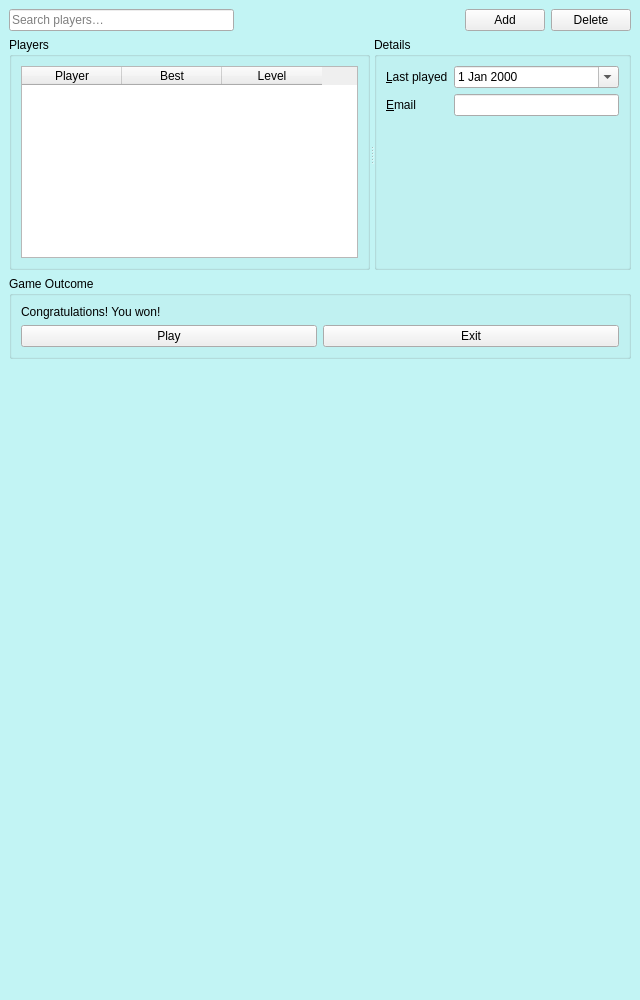
<?xml version="1.0" encoding="UTF-8"?>
<ui version="4.0">
    <class>MainWindow</class>
    <widget class="QMainWindow" name="MainWindow">
        <property name="windowTitle">
            <string>Angry Granny</string>
        </property>
        <property name="geometry">
            <rect>
                <x>0</x>
                <y>0</y>
                <width>640</width>
<!--                <height>1280</height>-->
                <height>1000</height>
            </rect>
        </property>
        <property name="styleSheet">
            <string notr="true">QMainWindow#MainWindow { background-color: #C2F4F4; }</string>
        </property>
        <widget class="QWidget" name="playerswidget">
            <layout class="QVBoxLayout" name="rootLayout">
            <item>
                <layout class="QHBoxLayout" name="filterActionsRow">
                    <item>
                        <widget class="QLineEdit" name="editSearch">
                            <property name="placeholderText">
                                <string>Search players…</string>
                            </property>
                            <property name="maximumWidth">
                                <number>200</number>
                            </property>
                        </widget>
                    </item>
                    <item>
                        <spacer name="searchAddSpacer">
                            <property name="orientation">
                                <enum>Qt::Horizontal</enum>
                            </property>
                            <property name="sizeHint" stdset="0">
                                <size>
                                    <width>20</width>
                                    <height>20</height>
                                </size>
                            </property>
                        </spacer>
                    </item>
                    <item>
                        <widget class="QPushButton" name="btnAdd">
                            <property name="text">
                                <string>Add</string>
                            </property>
                        </widget>
                    </item>
                    <item>
                        <widget class="QPushButton" name="btnDelete">
                            <property name="text">
                                <string>Delete</string>
                            </property>
                        </widget>
                    </item>
                </layout>
            </item>
            <item>
                <widget class="QSplitter" name="splitMain">
                    <property name="maximumHeight">
                        <number>512</number>
                    </property>
                    <property name="orientation">
                        <enum>Qt::Horizontal</enum>
                    </property>
                    <widget class="QGroupBox" name="groupPlayers">
                        <property name="title">
                            <string>Players</string>
                        </property>
                        <layout class="QVBoxLayout" name="playersLayout">
                            <item>
                                <widget class="QTableWidget" name="listPlayers">
                                    <property name="minimumHeight">
                                        <number>320</number>
                                    </property>
                                    <property name="columnCount">
                                        <number>3</number>
                                    </property>
                                    <property name="sortingEnabled">
                                        <bool>true</bool>
                                    </property>
                                    <property name="horizontalScrollBarPolicy">
                                        <enum>Qt::ScrollBarAlwaysOff</enum>
                                    </property>
                                    <property name="verticalScrollBarPolicy">
                                        <enum>Qt::ScrollBarAsNeeded</enum>
                                    </property>
                                    <property name="alternatingRowColors">
                                        <bool>true</bool>
                                    </property>
                                    <property name="selectionBehavior">
                                        <enum>QAbstractItemView::SelectRows</enum>
                                    </property>
                                    <property name="editTriggers">
                                        <enum>QAbstractItemView::NoEditTriggers</enum>
                                    </property>
                                    <column>
                                        <property name="text">
                                            <string>Player</string>
                                        </property>
                                    </column>
                                    <column>
                                        <property name="text">
                                            <string>Best</string>
                                        </property>
                                    </column>
                                    <column>
                                        <property name="text">
                                            <string>Level</string>
                                        </property>
                                    </column>
                                </widget>
                            </item>
                        </layout>
                    </widget>
                    <widget class="QGroupBox" name="groupDetails">
                        <property name="title">
                            <string>Details</string>
                        </property>
                        <layout class="QVBoxLayout" name="detailsVBox">
                            <item>
                                <layout class="QFormLayout" name="formDetails">
                                    <item row="0" column="0">
                                        <widget class="QLabel" name="labelLastPlayed">
                                            <property name="text">
                                                <string>&amp;Last played</string>
                                            </property>
                                            <property name="buddy">
                                                <cstring>dateLastPlayed</cstring>
                                            </property>
                                        </widget>
                                    </item>
                                    <item row="0" column="1">
                                        <widget class="QDateEdit" name="dateLastPlayed">
                                            <property name="calendarPopup">
                                                <bool>true</bool>
                                            </property>
                                        </widget>
                                    </item>
                                    <item row="1" column="0">
                                        <widget class="QLabel" name="labelEmail">
                                            <property name="text">
                                                <string>&amp;Email</string>
                                            </property>
                                            <property name="buddy">
                                                <cstring>editEmail</cstring>
                                            </property>
                                        </widget>
                                    </item>
                                    <item row="1" column="1">
                                        <widget class="QLineEdit" name="editEmail"/>
                                    </item>
                                </layout>
                            </item>
                            <item>
                                <layout class="QHBoxLayout" name="detailsActionsRow">
                                </layout>
                            </item>
                        </layout>
                    </widget>
                </widget>
            </item>
            <item>
                <widget class="QGroupBox" name="gameOutcome">
                    <property name="title">
                        <string>Game Outcome</string>
                    </property>
                    <layout class="QVBoxLayout" name="gameOutcomeLayout">
                        <item>
                            <widget class="QLabel" name="labelGameOutcome">
                                <property name="text">
                                    <string>Congratulations! You won!</string>
                                </property>
                            </widget>
                        </item>
                        <item>
                            <layout class="QHBoxLayout" name="gameOutcomeButtons">
                                <item>
                                    <widget class="QPushButton" name="btnPlay">
                                        <property name="text">
                                            <string>Play</string>
                                        </property>
                                    </widget>
                                </item>
                                <item>
                                    <widget class="QPushButton" name="btnExit">
                                        <property name="text">
                                            <string>Exit</string>
                                        </property>
                                    </widget>
                                </item>
                            </layout>
                        </item>
                    </layout>
                </widget>
            </item>
            <item>
                <spacer name="postSplitterSpacer">
                    <property name="orientation">
                        <enum>Qt::Vertical</enum>
                    </property>
                    <property name="sizeHint" stdset="0">
                        <size>
                            <width>20</width>
                            <height>0</height>
                        </size>
                    </property>
                </spacer>
            </item>
            <item>
                <layout class="QHBoxLayout" name="bottomBar">
                    <item>
                        <spacer name="bottomSpacer">
                            <property name="orientation">
                                <enum>Qt::Horizontal</enum>
                            </property>
                            <property name="sizeHint" stdset="0">
                                <size>
                                    <width>40</width>
                                    <height>20</height>
                                </size>
                            </property>
                        </spacer>
                    </item>
                </layout>
            </item>
        </layout>
      </widget>
    </widget>
    <resources/>
    <connections/>
</ui>
